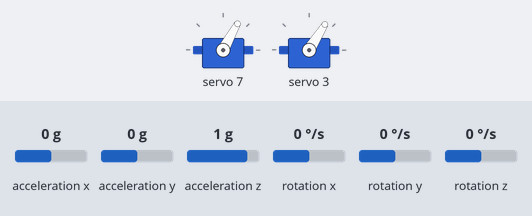
Recording of a sketch running on a simulated Arduino Uno, built with avr-gcc and run on an emulated ATmega328P. Parts: 2 × servo. Inputs (shaded band) come from the test bench; at power-on: acceleration z 1 g, acceleration y 0 g, acceleration x 0 g, rotation x 0 °/s, rotation y 0 °/s, rotation z 0 °/s. What the sketch prints to the serial monitor is not drawn.

Above: at 1.2 s.
1.3 s: acceleration z set to 0.1 g
4.3 s: acceleration z set to -0.2 g
At 4.77 s:
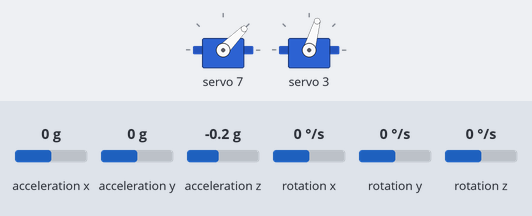
At 6.6 s:
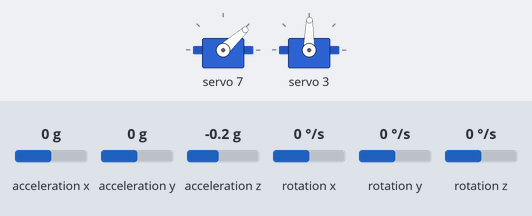
7.3 s: acceleration y set to -0.2 g
At 10.2 s:
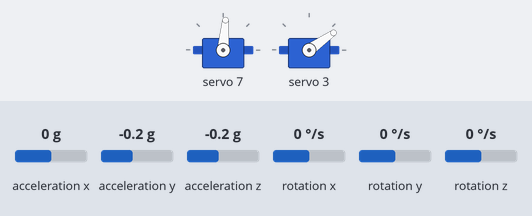
Timing chart, 0 to 11.7 s (numbered marks = the images above; inputs shaded):
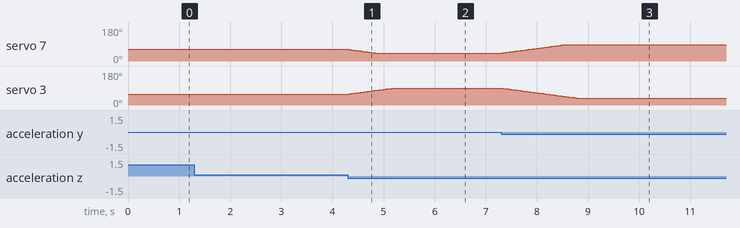

Measured:
- the behaviour switches between 0 and -0.1 g on acceleration z (found by bisection; images 0 and 1)
- the behaviour switches between 0 and -0.1 g on acceleration y (found by bisection; images 2 and 3)
- after the input at 4.3 s, servo 7: moves from 61° to 42° over 0.50 s, starting at once; servo 3: moves from 58° to 89° over 0.86 s, starting at once
- after the input at 7.3 s, servo 7: moves from 42° to 85° over 1.2 s, starting at once; servo 3: moves from 89° to 35° over 1.5 s, starting at once

The sketch:

Mpu_one_leg_success.ino
```cpp
#include <Wire.h>
#include <Adafruit_PWMServoDriver.h>
#include <MPU6050.h>
#include <math.h>

// Create PWM driver and MPU6050 objects
Adafruit_PWMServoDriver pwm = Adafruit_PWMServoDriver();
MPU6050 mpu;

// Servo pulse limits
#define SERVO_MIN  150   // Minimum pulse length
#define SERVO_MAX  600   // Maximum pulse length

// Structure for servo control parameters
struct ServoControl {
  uint8_t pin;
  float currentAngle;
  int tallestAngle;  // Fully extended angle
  int homeAngle;     // Neutral position
  int shortestAngle; // Fully retracted angle
};

// Define the RF leg's top and bottom servos
ServoControl rfTop = {7, 55, 85, 55, 30};    // Top joint
ServoControl rfBottom = {3, 50, 22, 50, 90}; // Bottom joint

// Non-blocking update parameters
const unsigned long updateInterval = 20; // Update interval in milliseconds
unsigned long previousUpdate = 0;
const float stepIncrement = 1.0; // Step size in degrees per update

// Target angles (updated continuously from sensor data)
float targetTop = rfTop.homeAngle;
float targetBottom = rfBottom.homeAngle;

// Convert an angle (0–270°) to a PWM pulse value
int angleToPulse(float angle) {
  return map((int)angle, 0, 270, SERVO_MIN, SERVO_MAX);
}

// Initialize the MPU6050 sensor
void setupMPU6050() {
  Wire.begin();
  mpu.initialize();
  if (mpu.testConnection()){
    Serial.println("MPU6050 connection successful");
  } else {
    Serial.println("MPU6050 connection failed");
  }
}

// Read the roll angle (in degrees) from the MPU6050.
// Adjust the calculation if your sensor mounting differs.
float getRoll() {
  int16_t ax, ay, az, gx, gy, gz;
  mpu.getMotion6(&ax, &ay, &az, &gx, &gy, &gz);
  float roll = atan2(ay, az) * 180.0 / PI;
  return roll;
}

// Map the roll value to a target angle for a given servo.
// For a right tilt (roll > 0), move toward the "tallest" angle.
// For a left tilt (roll < 0), move toward the "shortest" angle.
float getTargetAngleForServo(const ServoControl &servo, float roll) {
  float maxTilt = 15.0;  // Maximum tilt (degrees) corresponding to full adjustment
  float tiltFactor = constrain(abs(roll), 0, maxTilt) / maxTilt;

  // When tilting forward (roll < 0), move toward the tallest angle.
  if (roll < 0) {
    return servo.homeAngle + (servo.tallestAngle - servo.homeAngle) * tiltFactor;
  } else {
    return servo.homeAngle + (servo.shortestAngle - servo.homeAngle) * tiltFactor;
  }
}


// Incrementally adjust the current value toward the target by a maximum step.
float approachValue(float current, float target, float step) {
  if (abs(target - current) <= step) {
    return target;
  }
  if (current < target) {
    return current + step;
  } else {
    return current - step;
  }
}

void setup() {
  Serial.begin(115200);

  // Initialize PWM driver and set servo frequency
  pwm.begin();
  pwm.setPWMFreq(50);

  // Initialize MPU6050
  setupMPU6050();

  // Set both servos to their home positions
  rfTop.currentAngle = rfTop.homeAngle;
  rfBottom.currentAngle = rfBottom.homeAngle;
  pwm.setPWM(rfTop.pin, 0, angleToPulse(rfTop.currentAngle));
  pwm.setPWM(rfBottom.pin, 0, angleToPulse(rfBottom.currentAngle));

  Serial.println("RF leg set to home position.");
}

void loop() {
  // Read the current roll angle continuously
  float roll = getRoll();
  Serial.print("Roll: ");
  Serial.println(roll);

  // Update target angles based on sensor reading
  targetTop = getTargetAngleForServo(rfTop, roll);
  targetBottom = getTargetAngleForServo(rfBottom, roll);

  // Check if it's time to update the servo positions
  unsigned long currentMillis = millis();
  if (currentMillis - previousUpdate >= updateInterval) {
    previousUpdate = currentMillis;

    // Gradually update the top servo angle
    rfTop.currentAngle = approachValue(rfTop.currentAngle, targetTop, stepIncrement);
    pwm.setPWM(rfTop.pin, 0, angleToPulse(rfTop.currentAngle));

    // Gradually update the bottom servo angle
    rfBottom.currentAngle = approachValue(rfBottom.currentAngle, targetBottom, stepIncrement);
    pwm.setPWM(rfBottom.pin, 0, angleToPulse(rfBottom.currentAngle));

    // Debug output
    Serial.print("RF Top Angle: ");
    Serial.print(rfTop.currentAngle);
    Serial.print("  Target: ");
    Serial.println(targetTop);
    Serial.print("RF Bottom Angle: ");
    Serial.print(rfBottom.currentAngle);
    Serial.print("  Target: ");
    Serial.println(targetBottom);
  }
}
```
